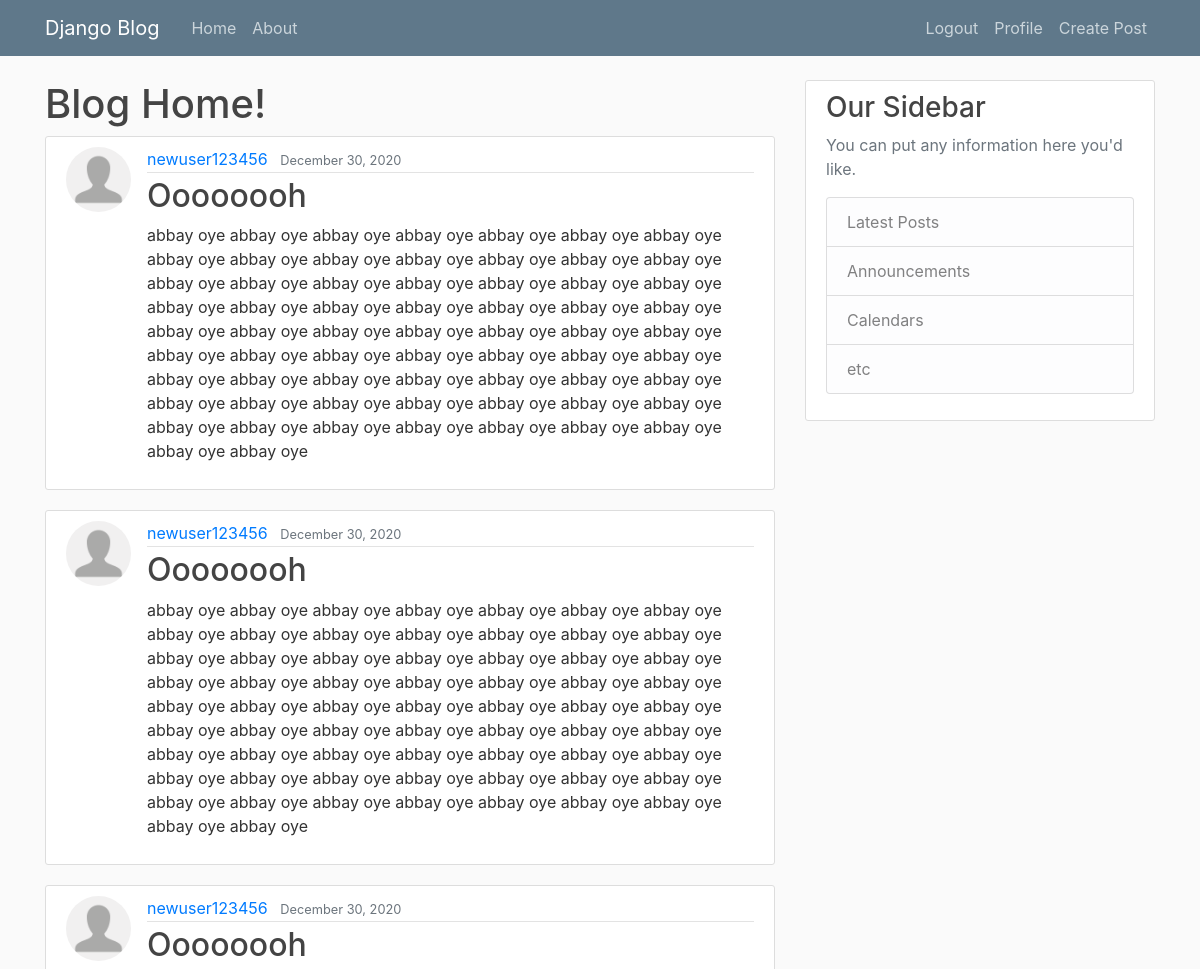
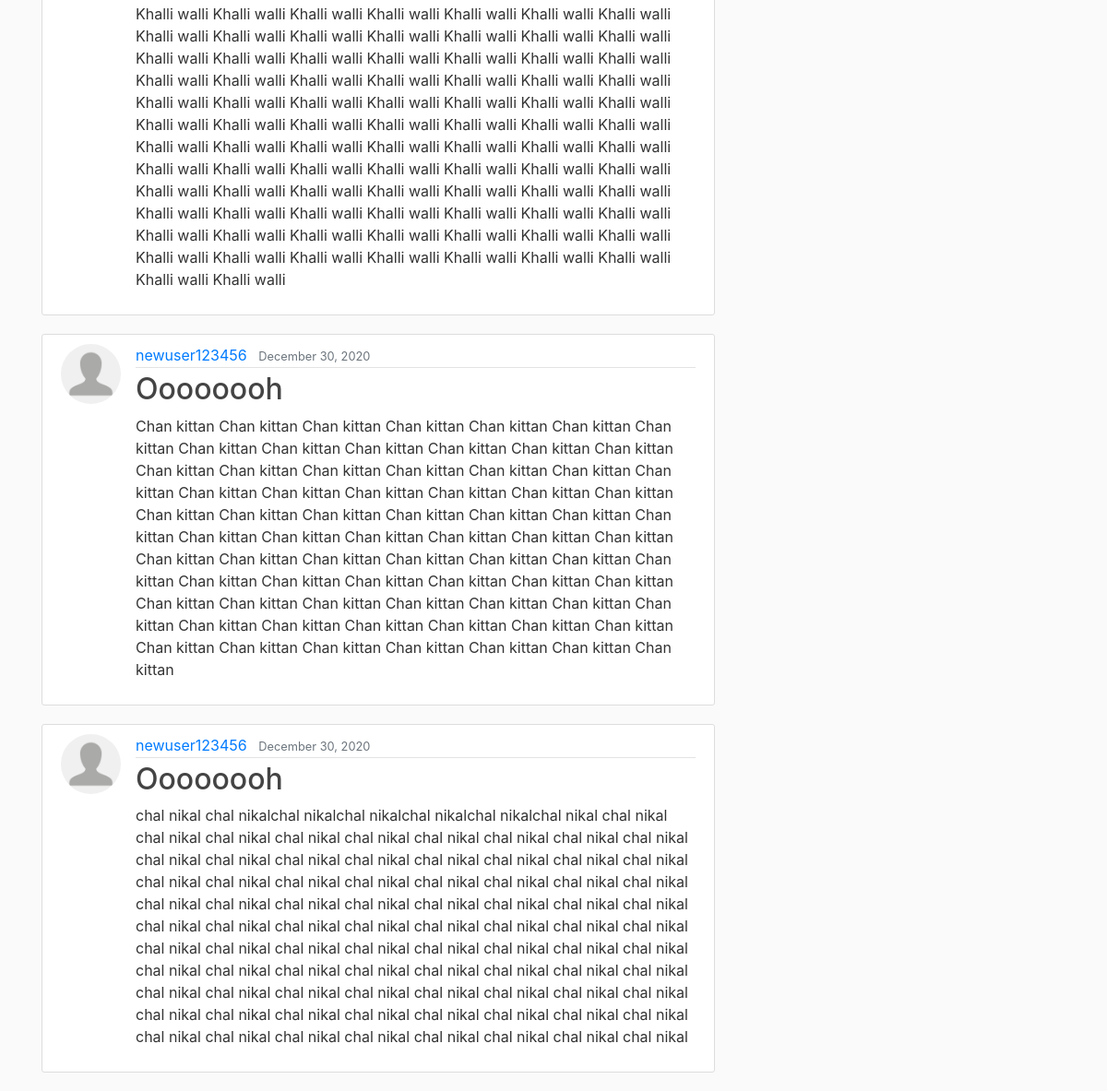
The app's page / (signed in), older data (2 pictures, top to bottom).
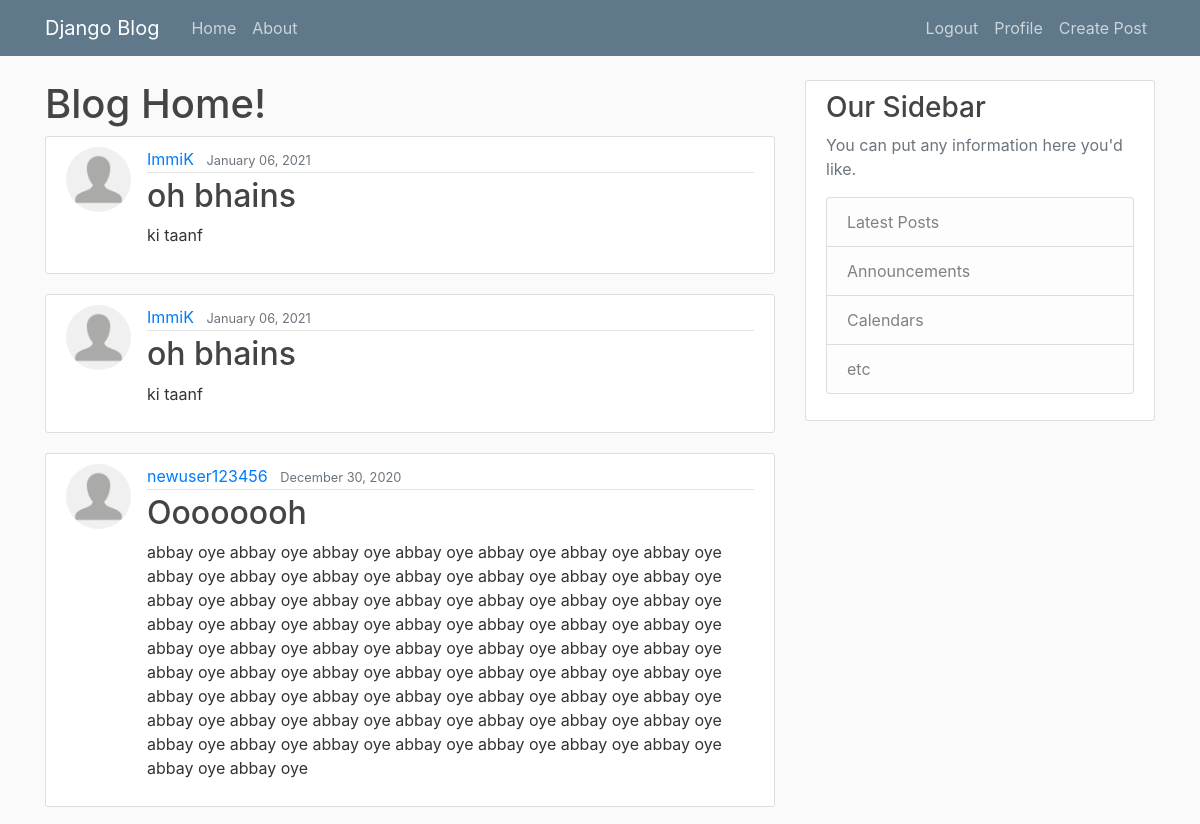
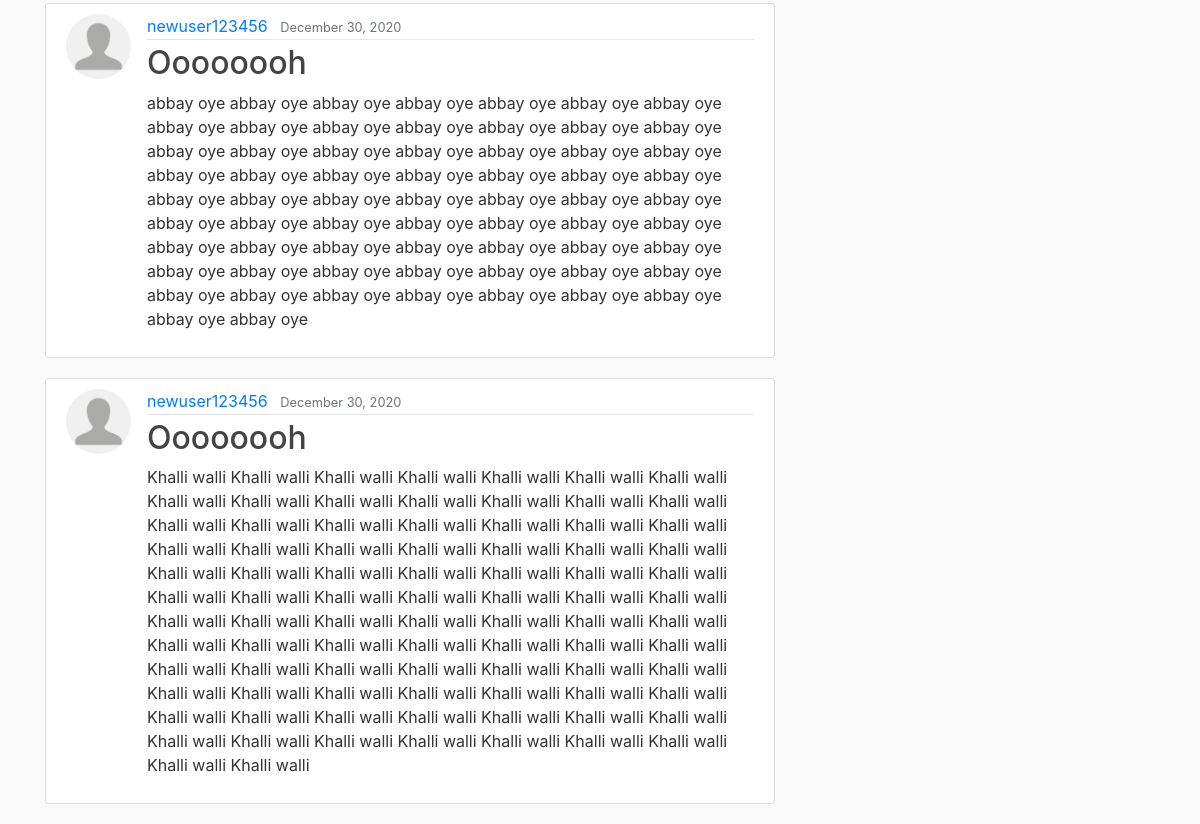
The same page, newer data (2 pictures, top to bottom).
### blog/models.py (models this page shows, shortened)
class Post(models.Model):
    title = models.CharField(max_length = 100)
    content = models.TextField()
    date_posted = models.DateTimeField(default = timezone.now)
    author = models.ForeignKey(User, on_delete = models.CASCADE)

### users/models.py (models this page shows, shortened)
class Profile(models.Model):
    user = models.OneToOneField(User, on_delete = models.CASCADE)
    image = models.ImageField(default = 'default.png', upload_to = 'Profile_Pics')
    Intro = models.CharField(max_length = 255, null = False, blank = False)
    age = models.IntegerField(validators=[MinValueValidator(7), MaxValueValidator(100)])

### blog/views.py (the view)
# urls.py: path('', PostListView.as_view(), name='blog-home'),
class PostListView(LoginRequiredMixin, ListView):
    model = Post
    template_name = 'blog/home.html' #<app>/<model>_<viewtype>.html
    context_object_name = 'posts'
    ordering = ['-date_posted']
    paginate_by = 5

### blog/templates/blog/home.html
{% extends "blog/layout.html" %}
{% block content %}
<h1> Blog Home!</h1>
{% for post in posts %}
    <article class="media content-section">
        <img class = "rounded-circle article-img" src = "{{post.author.profile.image.url}}">
        <div class="media-body">
        <div class="article-metadata">
            <a class="mr-2" href="#">{{ post.author }}</a>
            <small class="text-muted">{{ post.date_posted|date:"F d, Y"}}</small>
        </div>
        <h2><a class="article-title" href="{% url 'post-detail' post.id %}">{{ post.title }}</a></h2>
        <p class="article-content">{{ post.content }}</p>
        </div>
    </article>
{% endfor %}
{% endblock content %}

Row changes from the older to the newer data that the page shows:
no longer on this page (row unchanged): Post: author.profile.image (placeholder picture), author "newuser123456", date_posted "December 30, 2020", title "Oooooooh", content "Chan kittan Chan kittan Chan kittan Chan kittan Chan kittan Chan kittan Chan kittan Chan kittan Chan kittan Chan kittan Chan kittan Chan kittan Chan kittan Chan kittan Chan kittan Chan kittan Chan kittan Chan kittan Chan kittan Chan kittan Chan kittan Chan kittan Chan kittan Chan kittan Chan kittan Chan kittan Chan kittan Chan kittan Chan kittan Chan kittan Chan kittan Chan kittan Chan kittan Chan kittan Chan kittan Chan kittan Chan kittan Chan kittan Chan kittan Chan kittan Chan kittan Chan kittan Chan kittan Chan kittan Chan kittan Chan kittan Chan kittan Chan kittan Chan kittan Chan kittan Chan kittan Chan kittan Chan kittan Chan kittan Chan kittan Chan kittan Chan kittan Chan kittan…"
no longer on this page (row unchanged): Post: author.profile.image (placeholder picture), author "newuser123456", date_posted "December 30, 2020", title "Oooooooh", content "chal nikal chal nikalchal nikalchal nikalchal nikalchal nikalchal nikal chal nikal chal nikal chal nikal chal nikal chal nikal chal nikal chal nikal chal nikal chal nikal chal nikal chal nikal chal nikal chal nikal chal nikal chal nikal chal nikal chal nikal chal nikal chal nikal chal nikal chal nikal chal nikal chal nikal chal nikal chal nikal chal nikal chal nikal chal nikal chal nikal chal nikal chal nikal chal nikal chal nikal chal nikal chal nikal chal nikal chal nikal chal nikal chal nikal chal nikal chal nikal chal nikal chal nikal chal nikal chal nikal chal nikal chal nikal chal nikal chal nikal chal nikal chal nikal chal nikal chal nikal chal nikal chal nikal chal nikal chal nikal…"
added Post: author.profile.image (placeholder picture), author "ImmiK", date_posted "January 06, 2021", title "oh bhains", content "ki taanf"
added Post: author.profile.image (placeholder picture), author "ImmiK", date_posted "January 06, 2021", title "oh bhains", content "ki taanf"
